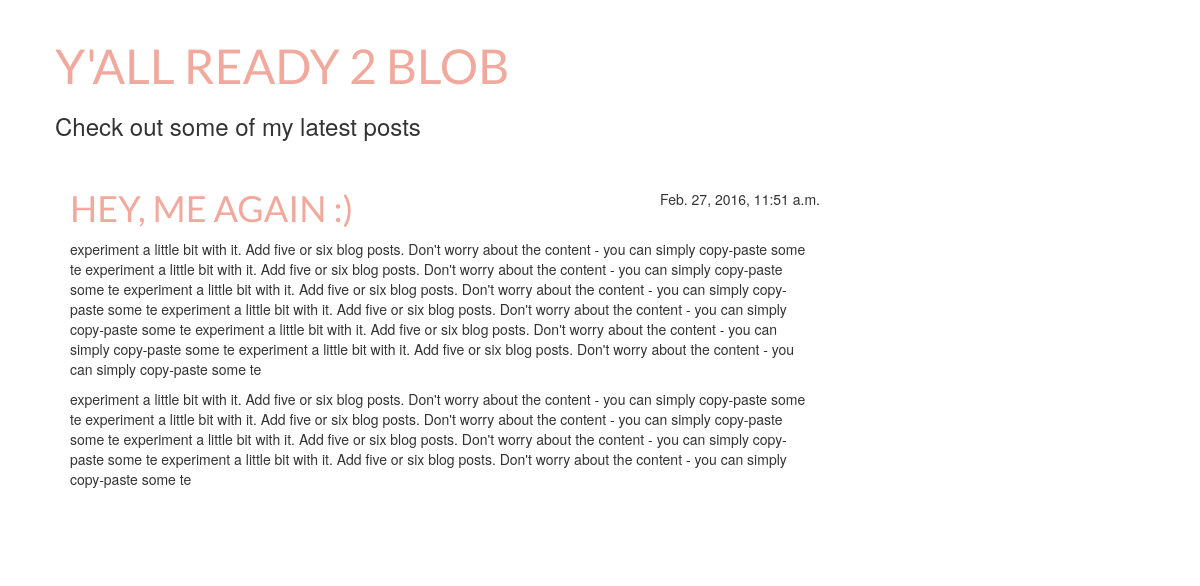
Screenshot of /post/3/ with the database file from the repository.
### blog/models.py (models this page shows, shortened)
class Post(models.Model):
	author = models.ForeignKey('auth.User')
	title = models.CharField(max_length=200)
	text = models.TextField()
	created_date = models.DateTimeField(
		default=timezone.now)
	published_date = models.DateTimeField(
		blank=True, null=True)

### blog/views.py (the view)
# urls.py: url(r'^post/(?P<pk>[0-9]+)/$', views.post_detail, name='post_detail'),
def post_detail(request, pk):
	post = get_object_or_404(Post, pk=pk)
	return render(request, 'blog/post_detail.html', {'post': post})

### blog/templates/blog/post_detail.html (shortened to what this page needs)
{% extends 'blog/base.html' %}
{% block content %}
	<div class="post">
		{% if post.published_date %}
		<div class="date">
			{{ post.published_date }}
		</div>
		{% endif %}
		<h1>{{ post.title }}</h1>
		<p>{{ post.text|linebreaks }}</p>
	</div>
{% endblock %}

### blog/static/css/blog.css (style rules this page uses)
h1, h1 a { color:#F2A99D; font-family:Lato; text-transform: uppercase; }
body { padding-left: 15px; }
.date { float:right; }
.post { margin-bottom:70px; }

### rows the page displays
Post: published_date "Feb. 27, 2016, 11:51 a.m.", title "HEY, ME AGAIN :)", text "experiment a little bit with it. Add five or six blog posts. Don't worry about the content - you can simply copy-paste some te experiment a little bit with it. Add five or six blog posts. Don't worry about the content - you can simply copy-paste some te experiment a little bit with it. Add five or six blog posts. Don't worry about the content - you can simply copy-paste some te experiment a little bit with it. Add five or six blog posts. Don't worry about the content - you can simply copy-paste some te experiment a little bit with it. Add five or six blog posts. Don't worry about the content - you can simply copy-paste some te experiment a little bit with it. Add five or six blog posts.…"
